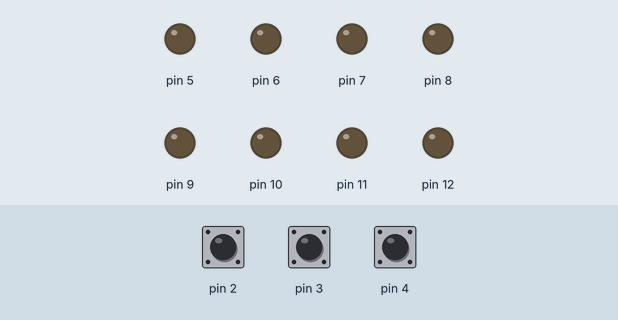
Simulated run of this sketch. Board: Arduino Uno, built with avr-gcc and run on an emulated ATmega328P. On the bench: output pins drawn as LEDs (lit = HIGH). Dashed ring = blinking. The test bench sets the inputs (shaded band); at power-on: pin 4 HIGH, pin 2 HIGH, pin 3 HIGH.

Above: at 0.8 s.
0.9 s: pin 4 pulled LOW for 0.15 s
At 1.3 s:
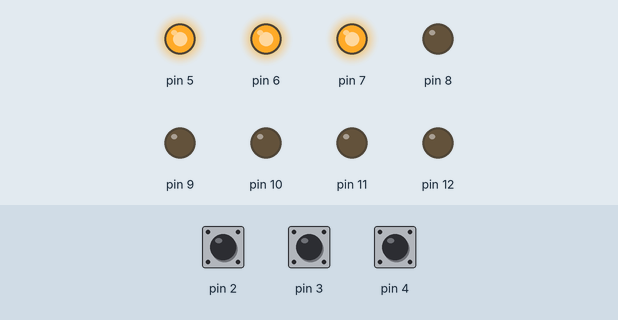
3.9 s: pin 2 pulled LOW for 0.15 s
At 4.3 s:
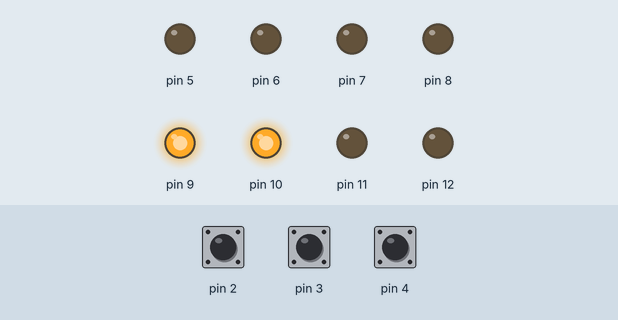
7.0 s: pin 3 pulled LOW for 0.15 s
At 7.75 s:
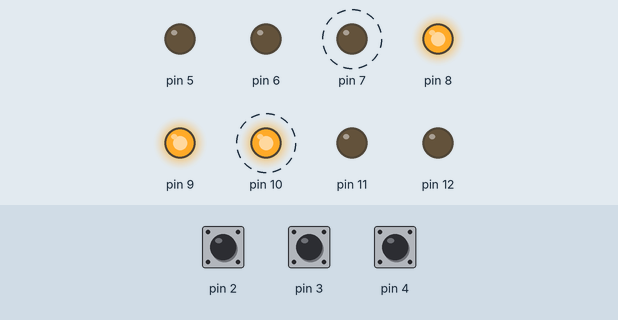
10.1 s: pin 4 pulled LOW for 3.2 s
Timing chart, 0 to 15.8 s (numbered marks = the images above; inputs shaded):
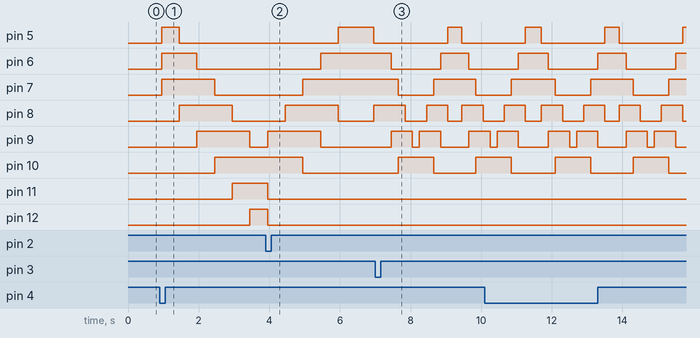

Measured:
- after the input at 0.9 s, pin 5: LOW → HIGH after 0.05 s, → LOW 0.50 s later; pin 6: LOW → HIGH after 0.05 s, → LOW 1.0 s later; pin 7: LOW → HIGH after 0.05 s, → LOW 1.5 s later; pin 8: LOW → HIGH after 0.55 s, → LOW 1.5 s later; pin 9: LOW → HIGH after 1.1 s, → LOW 1.5 s later
- after the input at 3.9 s, pin 11: HIGH → LOW after 0.05 s instead of 0.55 s
- after the input at 7.0 s, pin 5: LOW → HIGH after 2.1 s, → LOW 0.40 s later; pin 7: HIGH → LOW after 0.65 s instead of 0.95 s; pin 10: LOW → HIGH after 0.65 s instead of 0.95 s

The sketch:

P1.ino
```cpp
#define F_CPU 16000000UL  // Define CPU frequency for delay functions

#include <avr/io.h>       // AVR I/O definitions
#include <util/delay.h>   // For _delay_ms
#include <stdio.h>
#include <avr/interrupt.h> // For ISR and interrupts

// Global variables used in interrupts
volatile int disable_outer_leds = 0; // Flag to disable outer LEDs
volatile int warten = 500;           // Delay time in ms, modifiable via interrupt

// Define LED bit masks
uint8_t LED1 = (1 << PD5);
uint8_t LED2 = (1 << PD6);
uint8_t LED3 = (1 << PD7);
uint8_t LED4 = (1 << PB0);
uint8_t LED5 = (1 << PB1);
uint8_t LED6 = (1 << PB2);
uint8_t LED7 = (1 << PB3);
uint8_t LED8 = (1 << PB4);

// Custom delay function
void delay(int a){
  while(a--)
    _delay_ms(1);
}

// Initialize interrupt for button S3 (connected to INT0, PD2)
void ini_s3_interrupt() {
    EICRA |= (1 << ISC01);   // Trigger on falling edge
    EICRA &= ~(1 << ISC00);
    EIMSK |= (1 << INT0);    // Enable INT0
}

// Initialize interrupt for button S2 (connected to INT1, PD3)
void ini_s2_interrupt(){
    EICRA |= (1 << ISC11);   // Trigger on falling edge
    EICRA &= ~(1 << ISC10);
    EIMSK |= (1 << INT1);    // Enable INT1
}

// ISR for INT1 (S2 pressed): speed up LED sequence
ISR(INT1_vect) {
    warten = 200;  // Reduce delay time to make animation faster
}

// ISR for INT0 (S3 pressed): disable outer LEDs in the pattern
ISR(INT0_vect) {
    disable_outer_leds = 1;
}

int main(void) {
    // Initialize interrupts
    ini_s2_interrupt();
    ini_s3_interrupt();
    sei(); // Enable global interrupts

    // Configure LED pins as output
    DDRD = (LED1 | LED2 | LED3);                  // PD5–PD7 as output
    DDRB = (LED4 | LED5 | LED6 | LED7 | LED8);    // PB0–PB4 as output
 PORTD =0;
    // Set PD2 (INT0), PD3 (INT1), PD4 as input
    DDRD &= ~((1 << PD4) | (1 << PD3) | (1 << PD2));
    // Enable pull-ups on those inputs
    PORTD = (1 << PD4) | (1 << PD3) | (1 << PD2);

    int i = 0;

    while (1) {
        i = 0;

        // Check if button connected to PD4 is pressed (active low)
        if (!(PIND & (1 << PD4))) {
    // Debounce delay
    _delay_ms(50); }
        if (!(PIND & (1 << PD4))) {
            // Execute LED pattern 3 times
            while (i < 3) {

                // Stage 1: All PD LEDs on, PB LEDs off
                PORTD |= (LED1 | LED2 | LED3);
                PORTB &= ~(LED4 | LED5 | LED6 | LED7 | LED8);
                delay(warten);

                // Stage 2: Shift right
                PORTD |= (LED2 | LED3);
                PORTB |= (LED4);
                PORTD &= ~(LED1);
                PORTB &= ~(LED5 | LED6 | LED7 | LED8);
                delay(warten);

                // Stage 3
                PORTD |= (LED3);
                PORTB |= (LED4 | LED5);
                PORTD &= ~(LED1 | LED2);
                PORTB &= ~(LED6 | LED7 | LED8);
                delay(warten);

                // Stage 4
                PORTB |= (LED4 | LED5 | LED6);
                PORTD &= ~(LED1 | LED2 | LED3);
                PORTB &= ~(LED7 | LED8);
                delay(warten);

                // Stage 5: Conditional outer LED disable
                if(disable_outer_leds)
                    PORTB &= ~(LED7);
                else
                    PORTB |= (LED7);

                PORTB |= (LED5 | LED6);
                PORTD &= ~(LED1 | LED2 | LED3);
                PORTB &= ~(LED4 | LED8);
                delay(warten);

                // Stage 6
                if(disable_outer_leds)
                    PORTB &= ~(LED8 | LED7);
                else
                    PORTB |= (LED8 | LED7);

                PORTB |= (LED6);
                PORTD &= ~(LED1 | LED2 | LED3);
                PORTB &= ~(LED4 | LED5);
                delay(warten);

                 // Reverse pattern
                if(disable_outer_leds)
                    PORTB &= ~(LED7);
                else
                    PORTB |= (LED7);

                PORTB |= (LED5 | LED6);
                PORTD &= ~(LED1 | LED2 | LED3);
                PORTB &= ~(LED4 | LED8);
                delay(warten);


                PORTB |= (LED4 | LED5 | LED6);
                PORTD &= ~(LED1 | LED2 | LED3);
                PORTB &= ~(LED7 | LED8);
                delay(warten);


                PORTD |= (LED3);
                PORTB |= (LED4 | LED5);
                PORTD &= ~(LED1 | LED2);
                PORTB &= ~(LED6 | LED7 | LED8);
                delay(warten);

                PORTD |= (LED2 | LED3);
                PORTB |= (LED4);
                PORTD &= ~(LED1);
                PORTB &= ~(LED5 | LED6 | LED7 | LED8);
                delay(warten);

                PORTD |= (LED1 | LED2 | LED3);
                PORTB &= ~(LED4 | LED5 | LED6 | LED7 | LED8);
                delay(warten);

                i++; // Move to next iteration

            }

        }
    }

    return 0;
}
```
